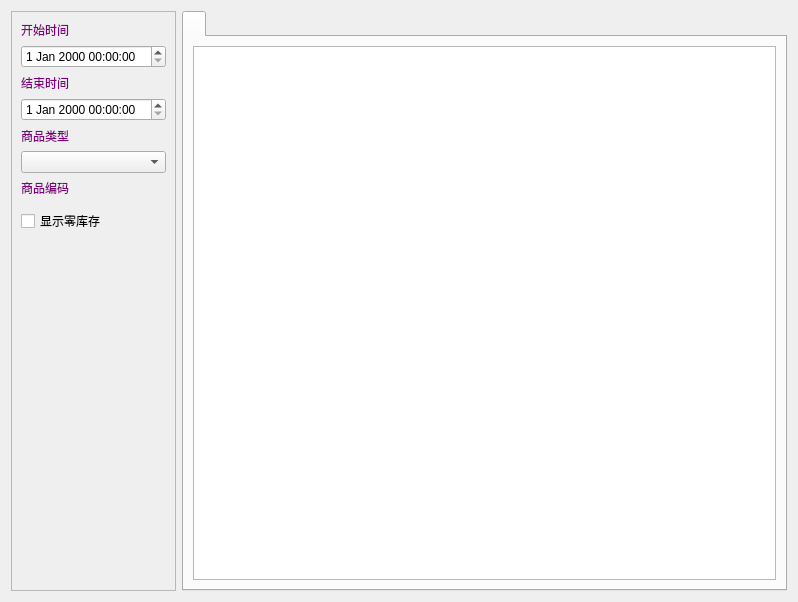
<?xml version="1.0" encoding="UTF-8"?>
<ui version="4.0">
 <class>w_i_inventory_Invoicing_Dialog</class>
 <widget class="QDialog" name="w_i_inventory_Invoicing_Dialog">
  <property name="geometry">
   <rect>
    <x>0</x>
    <y>0</y>
    <width>798</width>
    <height>602</height>
   </rect>
  </property>
  <property name="windowTitle">
   <string>Dialog</string>
  </property>
  <layout class="QHBoxLayout" name="horizontalLayout_4">
   <item>
    <widget class="QFrame" name="frame">
     <property name="maximumSize">
      <size>
       <width>199</width>
       <height>16777215</height>
      </size>
     </property>
     <property name="frameShape">
      <enum>QFrame::StyledPanel</enum>
     </property>
     <property name="frameShadow">
      <enum>QFrame::Raised</enum>
     </property>
     <layout class="QVBoxLayout" name="verticalLayout_4">
      <item>
       <widget class="QLabel" name="label_6">
        <property name="styleSheet">
         <string notr="true">color:purple;</string>
        </property>
        <property name="text">
         <string>开始时间</string>
        </property>
       </widget>
      </item>
      <item>
       <widget class="lds_datetimeEdit" name="dateTimeEdit"/>
      </item>
      <item>
       <widget class="QLabel" name="label_7">
        <property name="styleSheet">
         <string notr="true">color:purple;</string>
        </property>
        <property name="text">
         <string>结束时间</string>
        </property>
       </widget>
      </item>
      <item>
       <widget class="lds_datetimeEdit" name="dateTimeEdit_2"/>
      </item>
      <item>
       <widget class="QLabel" name="label_9">
        <property name="styleSheet">
         <string notr="true">color:purple;</string>
        </property>
        <property name="text">
         <string>商品类型</string>
        </property>
       </widget>
      </item>
      <item>
       <widget class="lds_ComboBox" name="comboBox_series">
        <property name="editable">
         <bool>false</bool>
        </property>
       </widget>
      </item>
      <item>
       <widget class="QLabel" name="label_10">
        <property name="styleSheet">
         <string notr="true">color:purple;</string>
        </property>
        <property name="text">
         <string>商品编码</string>
        </property>
       </widget>
      </item>
      <item>
       <widget class="lds_selectgoods" name="selectgoods" native="true"/>
      </item>
      <item>
       <widget class="QCheckBox" name="checkBox">
        <property name="styleSheet">
         <string notr="true"/>
        </property>
        <property name="text">
         <string>显示零库存</string>
        </property>
       </widget>
      </item>
      <item>
       <widget class="lds_toolbar" name="widget"/>
      </item>
      <item>
       <spacer name="verticalSpacer">
        <property name="orientation">
         <enum>Qt::Vertical</enum>
        </property>
        <property name="sizeHint" stdset="0">
         <size>
          <width>20</width>
          <height>40</height>
         </size>
        </property>
       </spacer>
      </item>
     </layout>
    </widget>
   </item>
   <item>
    <widget class="QTabWidget" name="tabWidget">
     <property name="currentIndex">
      <number>0</number>
     </property>
     <widget class="QWidget" name="tab">
      <attribute name="title">
       <string/>
      </attribute>
      <layout class="QVBoxLayout" name="verticalLayout_5">
       <item>
        <widget class="lds_tableview_sum" name="tableView"/>
       </item>
      </layout>
     </widget>
    </widget>
   </item>
  </layout>
 </widget>
 <customwidgets>
  <customwidget>
   <class>lds_toolbar</class>
   <extends>QFrame</extends>
   <header>lds_toolbar.h</header>
   <container>1</container>
  </customwidget>
  <customwidget>
   <class>lds_tableview_sum</class>
   <extends>QTableView</extends>
   <header>lds_tableview_sum.h</header>
  </customwidget>
  <customwidget>
   <class>lds_datetimeEdit</class>
   <extends>QDateTimeEdit</extends>
   <header>lds_datetimeedit.h</header>
  </customwidget>
  <customwidget>
   <class>lds_ComboBox</class>
   <extends>QComboBox</extends>
   <header>lds_combobox.h</header>
  </customwidget>
  <customwidget>
   <class>lds_selectgoods</class>
   <extends>QWidget</extends>
   <header>lds_selectgoods.h</header>
   <container>1</container>
   <slots>
    <signal>okstr1(QString)</signal>
   </slots>
  </customwidget>
 </customwidgets>
 <tabstops>
  <tabstop>tableView</tabstop>
  <tabstop>dateTimeEdit</tabstop>
  <tabstop>dateTimeEdit_2</tabstop>
  <tabstop>comboBox_series</tabstop>
  <tabstop>checkBox</tabstop>
  <tabstop>tabWidget</tabstop>
 </tabstops>
 <resources/>
 <connections/>
</ui>
